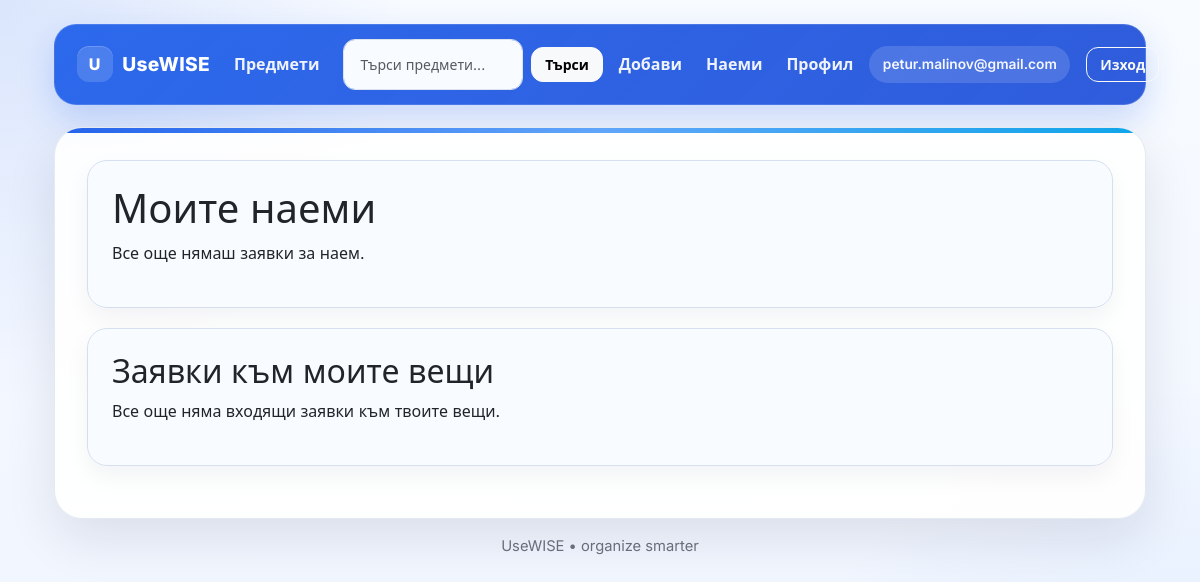
The app's page /rentals/ (signed in), older data.
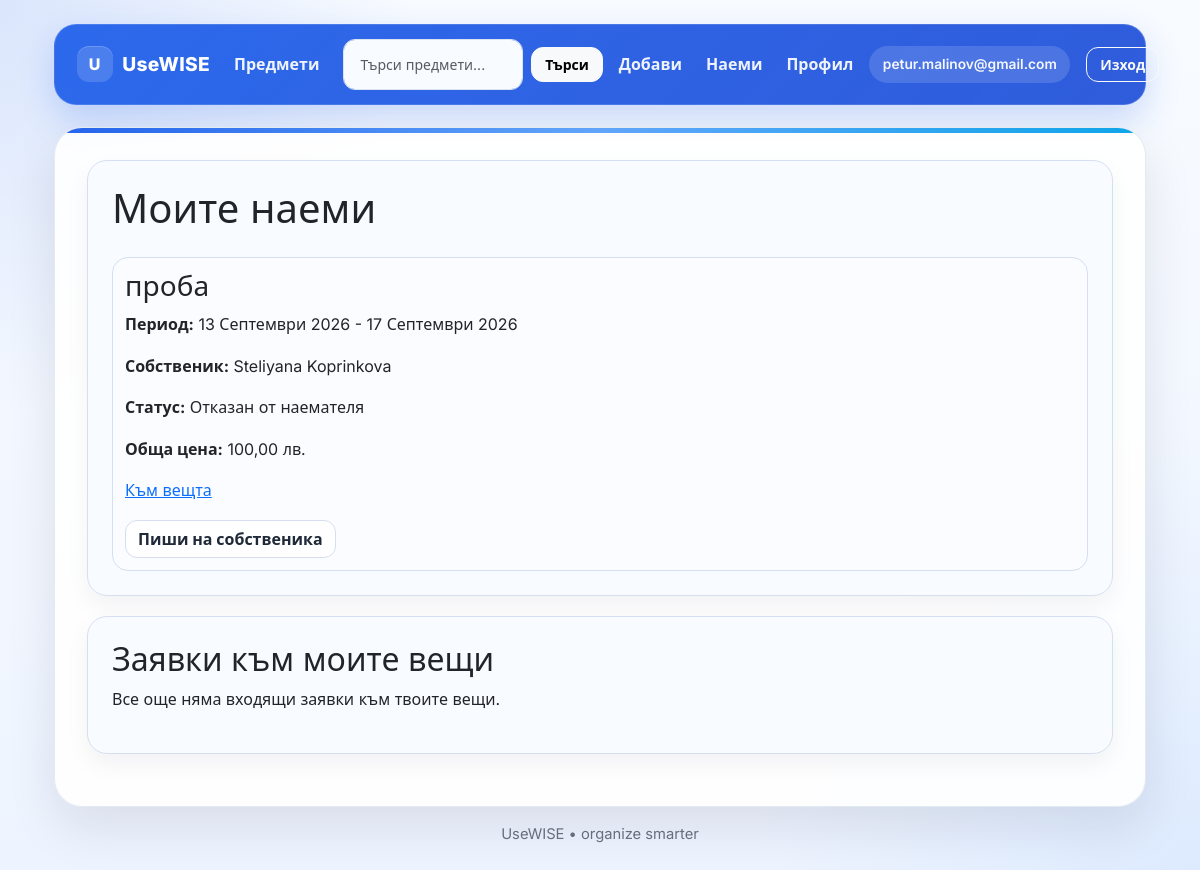
The same page, newer data.
### accounts/models.py (models this page shows, shortened)
class User(AbstractUser):
    email = models.EmailField(_("имейл"), unique=True)
    phone = models.CharField(_("телефонен номер"), max_length=20, unique=True)
    country = models.CharField(_("държава"), max_length=100)
    city_or_village = models.CharField(_("град/село"), max_length=100)
    USERNAME_FIELD = "email"
    EMAIL_FIELD = "email"
    REQUIRED_FIELDS = ["first_name", "last_name", "phone", "country", "city_or_village"]
    objects = UserManager()

### rentals/models.py (models this page shows, shortened)
class Rental(models.Model):
    class Status(models.TextChoices):
        PENDING = "pending", "Изчаква"
        APPROVED = "approved", "Одобрен"
        DECLINED = "declined", "Отказан"
        CANCELLED = "cancelled", "Отказан от наемателя"
    item = models.ForeignKey(Item, on_delete=models.CASCADE, related_name="rentals")
    renter = models.ForeignKey(
        settings.AUTH_USER_MODEL,
        on_delete=models.CASCADE,
        related_name="rentals",
    )
    start_date = models.DateField("начална дата")
    end_date = models.DateField("крайна дата")
    status = models.CharField(
        "статус",
        max_length=20,
        choices=Status.choices,
        default=Status.PENDING,
    )
    created_at = models.DateTimeField(auto_now_add=True)
    updated_at = models.DateTimeField(auto_now=True)
    class Meta:
        ordering = ["-created_at"]
    @property
    def total_days(self):
        return (self.end_date - self.start_date).days + 1
    @property
    def total_price(self):
        return Decimal(self.total_days) * self.item.price_per_day

### items/models.py (models this page shows, shortened)
class Item(models.Model):
    owner = models.ForeignKey(settings.AUTH_USER_MODEL, on_delete=models.CASCADE)
    title = models.CharField(max_length=100)
    description = models.TextField()
    price_per_day = models.DecimalField(max_digits=6, decimal_places=2)
    image = models.ImageField(upload_to='items/')
    available = models.BooleanField(default=True)

### rentals/views.py (the view)
# urls.py: path("", views.dashboard, name="dashboard"),
@login_required
def dashboard(request):
    renter_rentals = Rental.objects.filter(renter=request.user).select_related("item", "item__owner")
    owner_requests = Rental.objects.filter(item__owner=request.user).select_related("item", "renter")
    return render(
        request,
        "rentals/dashboard.html",
        {
            "renter_rentals": renter_rentals,
            "owner_requests": owner_requests,
        },
    )

### rentals/templates/rentals/dashboard.html (shortened to what this page needs)
{% extends "base.html" %}
{% block content %}
  <section class="card">
    <h1>Моите наеми</h1>
    {% if renter_rentals %}
      <div class="grid">
        {% for rental in renter_rentals %}
          <article class="item">
            <h3>{{ rental.item.title }}</h3>
            <p><strong>Период:</strong> {{ rental.start_date }} - {{ rental.end_date }}</p>
            <p><strong>Собственик:</strong> {{ rental.item.owner.first_name }} {{ rental.item.owner.last_name }}</p>
            <p><strong>Статус:</strong> {{ rental.get_status_display }}</p>
            <p><strong>Обща цена:</strong> {{ rental.total_price }} лв.</p>
            <p><a href="{% url 'item_detail' rental.item.id %}">Към вещта</a></p>
            <form method="post" action="{% url 'chat:start_direct' rental.item.owner.id %}">
              <button type="submit" class="btn btn-secondary">Пиши на собственика</button>
            </form>
          </article>
        {% endfor %}
      </div>
    {% else %}
      <p>Все още нямаш заявки за наем.</p>
    {% endif %}
  </section>
  <section class="card">
    <h2>Заявки към моите вещи</h2>
    {% if owner_requests %}
      <div class="grid">
        {% for rental in owner_requests %}
          <article class="item">
            <h3>{{ rental.item.title }}</h3>
            <p><strong>Наемател:</strong> {{ rental.renter.first_name }} {{ rental.renter.last_name }}</p>
            <p><strong>Телефон:</strong> {{ rental.renter.phone }}</p>
            <p><strong>Период:</strong> {{ rental.start_date }} - {{ rental.end_date }}</p>
            <p><strong>Статус:</strong> {{ rental.get_status_display }}</p>
            <p><strong>Обща цена:</strong> {{ rental.total_price }} лв.</p>
            <form method="post" action="{% url 'chat:start_direct' rental.renter.id %}">
              {% csrf_token %}
              <button type="submit" class="btn btn-secondary">Пиши на наемателя</button>
            </form>
            {% if rental.status == "pending" %}
              <form method="post" action="{% url 'rentals:approve' rental.id %}">
                {% csrf_token %}
                <button type="submit" class="btn btn-primary">Одобри</button>
              </form>
              <form method="post" action="{% url 'rentals:decline' rental.id %}">
                {% csrf_token %}
                <button type="submit" class="btn btn-secondary">Откажи</button>
              </form>
            {% endif %}
          </article>
        {% endfor %}
      </div>
    {% else %}
      <p>Все още няма входящи заявки към твоите вещи.</p>
    {% endif %}
  </section>
{% endblock %}

### templates/base.html (shortened to what this page needs)
<!DOCTYPE html>
{% load static %}
<html lang="bg">
<head>
  <link href="https://cdn.jsdelivr.net/npm/bootstrap@5.3.3/dist/css/bootstrap.min.css" rel="stylesheet">
</head>
<body>
  <div class="page-shell">
    <nav class="navbar navbar-expand-lg navbar-dark">
      <div class="container-fluid px-1">
        <a class="navbar-brand" href="/">
          <span class="brand-badge">U</span>
          UseWISE
        </a>
        <div class="collapse navbar-collapse" id="mainNav">
          <div class="navbar-nav ms-auto align-items-lg-center gap-lg-2">
            <a class="nav-link" href="{% url 'item_list' %}">Предмети</a>
            <form method="get" action="{% url 'item_list' %}" class="d-flex align-items-center ms-2">
              <input
                type="search"
                name="q"
                value="{{ request.GET.q|default:'' }}"
                placeholder="Търси предмети..."
                class="form-control form-control-sm me-2"
                style="min-width: 180px; max-width: 220px; border-radius: 12px;"
              />
              <button type="submit" class="btn btn-light btn-sm">Търси</button>
            </form>
            {% if user.is_authenticated %}
              <a class="nav-link" href="{% url 'add_item' %}">Добави</a>
              <a class="nav-link" href="{% url 'rentals:dashboard' %}">Наеми</a>
              <a class="nav-link" href="{% url 'accounts:profile' %}">Профил</a>
              <span class="nav-user-pill d-none d-lg-inline">
                {{ user.username }}
              </span>
              <form action="{% url 'accounts:logout' %}" method="post" class="d-flex align-items-center ms-lg-2">
                <button type="submit" class="btn btn-outline-light btn-sm">
                  Изход
                </button>
              </form>
            {% else %}
              <a class="nav-link" href="{% url 'accounts:login' %}">Вход</a>
              <a class="btn btn-light btn-sm text-primary" href="{% url 'accounts:signup' %}">
                Регистрация
              </a>
            {% endif %}
          </div>
        </div>
      </div>
    </nav>
    <div class="main-card">
      {% block content %}{% endblock %}
    </div>
    <div class="footer-note">
      UseWISE • organize smarter
    </div>
  </div>
</body>
</html>

### templates/base.html (style rules this page uses)
:root { --primary: #2563eb; --primary-dark: #1d4ed8; --text-main: #1f2937; --text-muted: #6b7280; --border: #d6dfef; --surface: rgba(255, 255, 255, 0.9); --surface-soft: rgba(248, 251, 255, 0.94); --shadow: 0 20px 50px rgba(15, 23, 42, 0.10); --shadow-soft: 0 12px 30px rgba(37, 99, 235, 0.14); }
* { box-sizing: border-box; }
body { margin: 0; font-family: "Inter", "Segoe UI", sans-serif; color: var(--text-main); min-height: 100vh; line-height: 1.6; background: radial-gradient(circle at top left, rgba(37, 99, 235, 0.14), transparent 28%), radial-gradient(circle at bottom right, rgba(96, 165, 250, 0.12), transparent 30%), linear-gradient(180deg, #f8fbff 0%, #eef4ff 100%); }
.page-shell { max-width: 1120px; margin: 24px auto; padding: 0 14px; }
.navbar { border-radius: 22px; padding: 0.9rem 1.1rem; margin-bottom: 1.4rem; background: linear-gradient(135deg, rgba(37, 99, 235, 0.96), rgba(29, 78, 216, 0.92)); box-shadow: 0 14px 34px rgba(37, 99, 235, 0.22); border: 1px solid rgba(255, 255, 255, 0.14); }
.navbar-brand { color: #fff !important; font-weight: 800; font-size: 1.2rem; letter-spacing: 0.3px; display: flex; align-items: center; gap: 0.6rem; }
.brand-badge { width: 36px; height: 36px; border-radius: 12px; display: inline-flex; align-items: center; justify-content: center; background: rgba(255, 255, 255, 0.15); box-shadow: inset 0 1px 0 rgba(255, 255, 255, 0.18); font-size: 1rem; font-weight: 800; }
.navbar .nav-link { color: rgba(255, 255, 255, 0.92) !important; font-weight: 600; padding: 0.55rem 0.85rem; border-radius: 12px; transition: 0.22s ease; }
.navbar-nav { flex-wrap: nowrap !important; gap: 0.5rem; }
.navbar-nav form { display: inline-flex; align-items: center; margin-left: 0.6rem; }
.navbar-nav form .form-control { min-width: 170px; max-width: 220px; margin-right: 0.25rem; }
.navbar-nav form .btn { margin: 0; min-height: 34px; padding: 0.35rem 0.8rem; }
.nav-user-pill { background: rgba(255, 255, 255, 0.14); color: rgba(255, 255, 255, 0.95); padding: 0.45rem 0.85rem; border-radius: 999px; font-size: 0.86rem; font-weight: 600; }
.main-card { background: var(--surface); border: 1px solid rgba(226, 232, 240, 0.9); border-radius: 28px; padding: 2rem; box-shadow: var(--shadow); position: relative; overflow: hidden; }
.main-card::before { content: ""; position: absolute; inset: 0 auto auto 0; width: 100%; height: 5px; background: linear-gradient(90deg, #2563eb, #60a5fa, #0ea5e9); }
.hero, .card { background: var(--surface-soft); border: 1px solid var(--border); border-radius: 20px; padding: 1.5rem; box-shadow: 0 10px 24px rgba(15, 23, 42, 0.05); margin-bottom: 1.25rem; }
.hero h1, .card h1:first-child, .card h2:first-child { margin-top: 0; }
.btn { transition: 0.22s ease; border-radius: 14px; font-weight: 700; }
.btn-secondary, .btn-light, .btn-outline-light { border-radius: 12px; font-weight: 700; }
.btn-secondary { background: #fff; color: var(--text-main); border: 1px solid var(--border); }
.form-control, .form-select, textarea, select, input[type="text"], input[type="email"], input[type="password"], input[type="number"], input[type="date"], input[type="search"] { border-radius: 16px; padding: 0.85rem 1rem; border: 1px solid #dbe3ef; background-color: #f8fbff; transition: 0.2s ease; }
.grid { display: grid; grid-template-columns: repeat(auto-fit, minmax(220px, 1fr)); gap: 12px; margin-top: 16px; }
.item { border: 1px solid var(--border); border-radius: 16px; padding: 12px; background: #fafcff; }
.footer-note { text-align: center; color: var(--text-muted); font-size: 0.92rem; margin-top: 1rem; }

Row changes from the older to the newer data that the page shows:
added Rental: item "проба", start_date "13 Септември 2026", end_date "17 Септември 2026", item.owner.first_name "Steliyana", item.owner.last_name "Koprinkova", status "Отказан от наемателя", total_price "100,00"
Text that changed along with them:
text no longer shown: "Все още нямаш заявки за наем."
